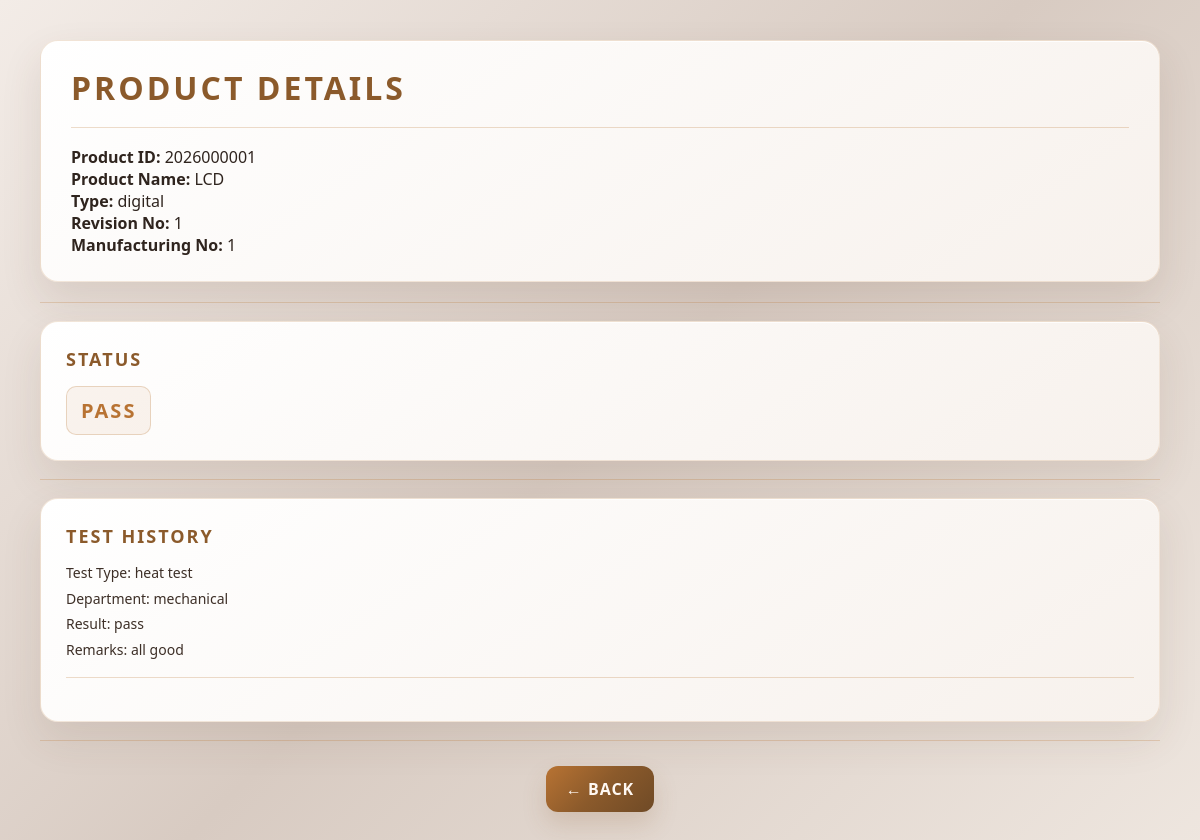
Page /products/view.php?id=1 on the committed database.
### tables this page shows
CREATE TABLE `products` (
  `id` int(11) NOT NULL,
  `product_id` varchar(10) NOT NULL,
  `product_name` varchar(100) NOT NULL,
  `product_type` varchar(100) NOT NULL,
  `revision_no` varchar(10) DEFAULT NULL,
  `manufacturing_no` varchar(20) DEFAULT NULL,
  `manufacture_date` date DEFAULT NULL,
  `status` varchar(50) DEFAULT 'Pending Testing',
  `created_at` timestamp NOT NULL DEFAULT current_timestamp()
);

CREATE TABLE `tests` (
  `id` int(11) NOT NULL,
  `test_id` varchar(12) NOT NULL,
  `product_ref` int(11) NOT NULL,
  `test_type` varchar(100) NOT NULL,
  `department` varchar(100) DEFAULT NULL,
  `result` varchar(20) DEFAULT NULL,
  `remarks` text DEFAULT NULL,
  `tested_by` int(11) DEFAULT NULL,
  `test_date` date DEFAULT NULL,
  `created_at` timestamp NOT NULL DEFAULT current_timestamp()
);

### products/view.php (the view, shortened to what this page needs)
<?php
include "../lab-system/db.php";
$id = $_GET['id'];
$Pselect = "SELECT * FROM products WHERE id = '$id'";
$Presult = mysqli_query($conn, $Pselect);
$Pdata = mysqli_fetch_assoc($Presult);
?>
<!DOCTYPE html>
<html lang="en">
<head>
</head>
<body>
    <header>
        <h1>Product Details</h1>
        <hr>
        <div>
            <p><strong>Product ID:</strong> <?php echo $Pdata['product_id']; ?></p>
            <p><strong>Product Name:</strong> <?php echo $Pdata['product_name']; ?></p>
        </div>
        <div>
            <p><strong>Type:</strong> <?php echo $Pdata['product_type']; ?></p>
            <p><strong>Revision No:</strong> <?php echo $Pdata['revision_no']; ?></p>
            <p><strong>Manufacturing No:</strong> <?php echo $Pdata['manufacturing_no']; ?></p>
        </div>
    </header>
    <hr>
    <section>
        <h2>Status</h2>
        <div>
            <h3><?php echo $Pdata['status']; ?></h3>
        </div>
    </section>
    <hr>
    <?php
    $Pid = $Pdata['id'];
    $Tselect = "SELECT * FROM tests WHERE product_ref = '$Pid'";
    $Tresult = mysqli_query($conn, $Tselect);
    $Tdata = mysqli_fetch_assoc($Tresult);
    ?>
    <section>
        <h2>Test History</h2>
        <div>
            <p>Test Type: <?php echo $Tdata['test_type']; ?></p>
            <p>Department: <?php echo $Tdata['department']; ?></p>
            <p>Result: <?php echo $Tdata['result']; ?></p>
            <p>Remarks: <?php echo $Tdata['remarks']; ?></p>
            <hr>
        </div>
    </section>
    <hr>
    <footer>
        <a href="list.php">← Back</a>
    </footer>
</body>
</html>

### products/view.php (style rules this page uses)
* { margin:0; padding:0; box-sizing:border-box; }
body { font-family:'Segoe UI', sans-serif; background:linear-gradient(135deg,#f3ece7,#d8cbc2,#eee6df); min-height:100vh; padding:40px; color:#2f241e; }
header { background:linear-gradient(145deg,#ffffff,#f7f1ec); border:1px solid rgba(184,115,51,0.18); border-radius:18px; padding:25px 30px; margin-bottom:20px; box-shadow: 0 18px 40px rgba(90,60,40,0.12), inset 0 1px 0 rgba(255,255,255,0.85); animation:rise 0.55s ease; }
h1 { font-size:32px; letter-spacing:3px; text-transform:uppercase; color:#8b5a2b; margin-bottom:10px; }
section { background:linear-gradient(145deg,#ffffff,#f7f1ec); border:1px solid rgba(184,115,51,0.18); border-radius:18px; padding:25px; margin:18px 0; box-shadow: 0 18px 40px rgba(90,60,40,0.10), inset 0 1px 0 rgba(255,255,255,0.8); animation:rise 0.55s ease; }
section h2 { font-size:18px; letter-spacing:2px; text-transform:uppercase; color:#8b5a2b; margin-bottom:15px; }
section p { font-size:14px; color:#3d2f27; margin:6px 0; line-height:1.4; }
section h3 { font-size:20px; text-transform:uppercase; letter-spacing:2px; color:#b87333; padding:10px 14px; display:inline-block; border-radius:10px; background:rgba(184,115,51,0.08); border:1px solid rgba(184,115,51,0.25); }
hr { border:none; height:1px; background:rgba(184,115,51,0.25); margin:18px 0; }
footer { text-align:center; margin-top:25px; }
footer a { display:inline-block; padding:12px 20px; text-decoration:none; border-radius:12px; font-weight:700; letter-spacing:1px; text-transform:uppercase; color:#fff8f2; background:linear-gradient(135deg,#b87333,#8b5a2b,#6f4a26); box-shadow: 0 12px 24px rgba(139,90,43,0.18); transition:0.3s; }

### rows in the picture
products: product "2026000001", product_name "LCD", product_type "digital", revision_no "1", manufacturing_no "1", status "PASS"
tests: test_type "heat test", department "mechanical", result "pass", remarks "all good"
